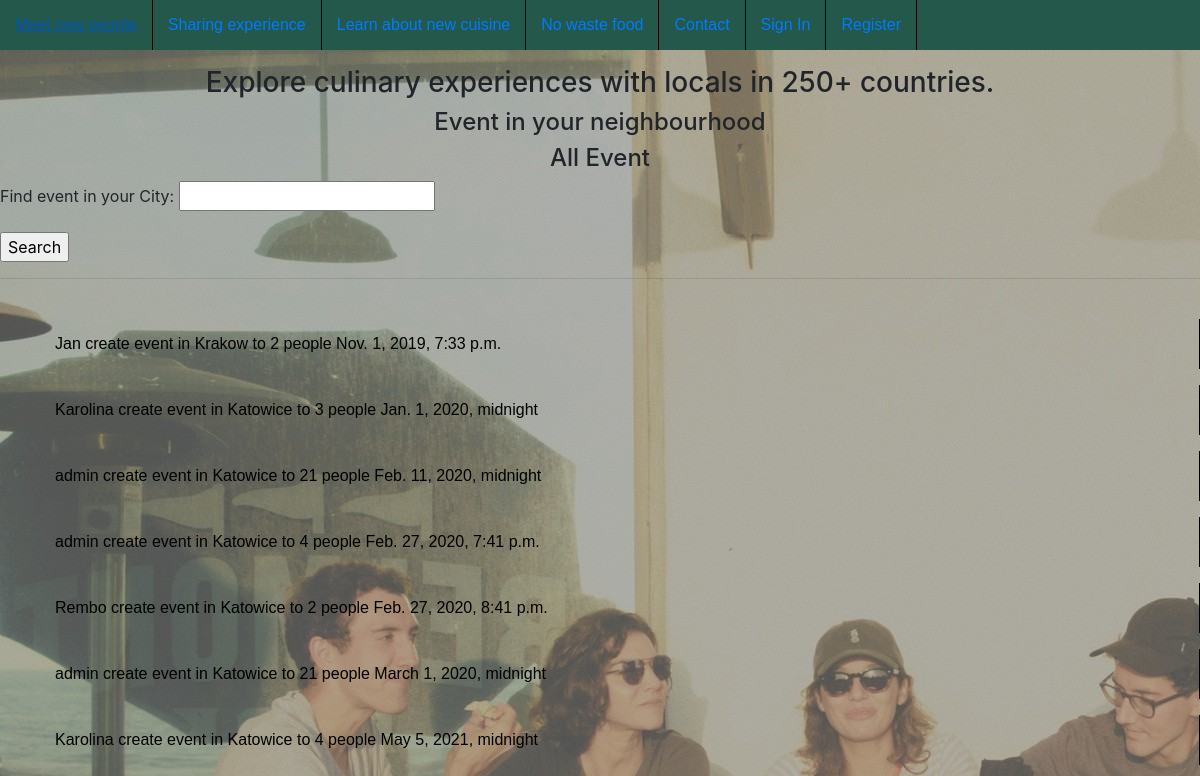
Screenshot of /all_event/ with the database file from the repository.
### cooking/models.py (models this page shows, shortened)
class Event(models.Model):
    COST_CHOISES = (
        ('M', 'Money'),
        ('P', 'Product'),
        ('C', "Help with cooking"),
        ('D', "Help with wash dish"),
    )
    owner = models.ForeignKey(User, related_name="owner", on_delete=models.CASCADE)
    people = models.IntegerField()
    date = models.DateTimeField()
    place = models.CharField(max_length=128)
    cuisine = models.ForeignKey(Cuisine, on_delete=models.CASCADE)
    meal = models.CharField(max_length=256,default='')
    cost = models.CharField(max_length=1, choices=COST_CHOISES, default='M')

### cooking/views.py (the view, shortened to what this page needs)
# urls.py: path('all_event/', AllEventView.as_view(), name='experience'),
class AllEventView(View):
    def get(self, request):
        events = Event.objects.all().order_by('date')
        form = EventSearchForm()
        ctx = {
            'events': events,
            'form':form,
        }
        return render(request, "all_event.html", ctx)

### cooking/forms.py
class EventSearchForm(forms.Form):
    place = forms.CharField(label='Find event in your City', min_length=3, max_length=64,required=False)

### cooking/templates/all_event.html (shortened to what this page needs)
<!DOCTYPE html>
<html lang="en">
<head>
    {% load static %}
<link rel="stylesheet" type="text/css" href="{% static 'CSS/event.css' %}">
<link rel="stylesheet" href="https://stackpath.bootstrapcdn.com/bootstrap/4.1.3/css/bootstrap.min.css">
</head>
<body>
{% if user.is_authenticated %}
<ul>
<li><a href="/meet/">Meet new people</a></li>
<li><a href="{% url 'experience' %}">Sharing experience</a></li>
<li><a href="/cuisine/">Learn about new cuisine</a></li>
<li><a href="/waste_food/">No waste food</a></li>
<li><a href="/contact/">Contact</a></li>
<li> <a href="/user_detail/{{ user.id }}"> Hello {{user.username}} (view profile)</a> </li>
<li> <a href="{% url 'event_create' %}"> Create new Event </a> </li>
<li><a href="/logout/">Log_out</a></li>
<li> <a href="{% url 'message_create' %}"> Send Message </a> </li>
<li> <a href="{% url 'inbox' %}"> Inbox </a> </li>
<li> <a href="{% url 'outbox' %}"> Outbox </a> </li>
<li> <a href="{% url 'my_event' %}"> My Event </a> </li>
</ul>
{% else %}
<ul>
<li><a href="{% url 'meet' %}">Meet new people</a></li>
<li><a href="{% url 'experience' %}">Sharing experience</a></li>
<li><a href="{% url 'cuisine' %}">Learn about new cuisine</a></li>
<li><a href="{% url 'waste_food' %}">No waste food</a></li>
<li><a href="{% url 'contact' %}">Contact</a></li>
<li><a href="/login/">Sign In</a></li>
<li><a href="/add_user/">Register</a></li>
</ul>
{% endif %}
<h3 align="center">Explore culinary experiences with locals in 250+ countries.</h3>
<h4 align="center">Event in your neighbourhood</h4>
<h4 align="center">All Event</h4>
    <form action="" method="post">
        {{ form.as_p }}
        <input type="submit" value="Search" />
    </form>
         <hr>
        <br>
{% for event in events %}
<ol>
<a href="/event_detail/{{ event.id }}" style="color: black">
{{event.owner}}  create event in {{event.place}} to {{event.people}} people {{event.date}}
</a>
</ol>
{% endfor %}
</body>
</html>

### cooking/static/CSS/event.css (style rules this page uses)
ul { list-style: none; margin: 0; padding-left: 0; margin-top:25px; background:#23584a; height: 50px; }
a { text-decoration: none; background:#23584a; color:#fff; padding:0px 15px; font-family: arial; line-height:50px; display: block; border-right: 1px solid black; -moz-transition: all 0.3s 0.01s ease; -o-transition: all 0.3s 0.01s ease; -webkit-transition: all 0.3s 0.01s ease; }
li { float:left; }

### cooking/templates/all_event.html (style rules this page uses)
body { background-image: url("/static/people-sitting-1.jpg"); }

### rows the page displays
Event: owner "Jan", place "Krakow", people "2", date "Nov. 1, 2019, 7:33 p.m."
Event: owner "Karolina", place "Katowice", people "3", date "Jan. 1, 2020, midnight"
Event: owner "admin", place "Katowice", people "21", date "Feb. 11, 2020, midnight"
Event: owner "admin", place "Katowice", people "4", date "Feb. 27, 2020, 7:41 p.m."
Event: owner "Rembo", place "Katowice", people "2", date "Feb. 27, 2020, 8:41 p.m."
Event: owner "admin", place "Katowice", people "21", date "March 1, 2020, midnight"
Event: owner "Karolina", place "Katowice", people "4", date "May 5, 2021, midnight"
